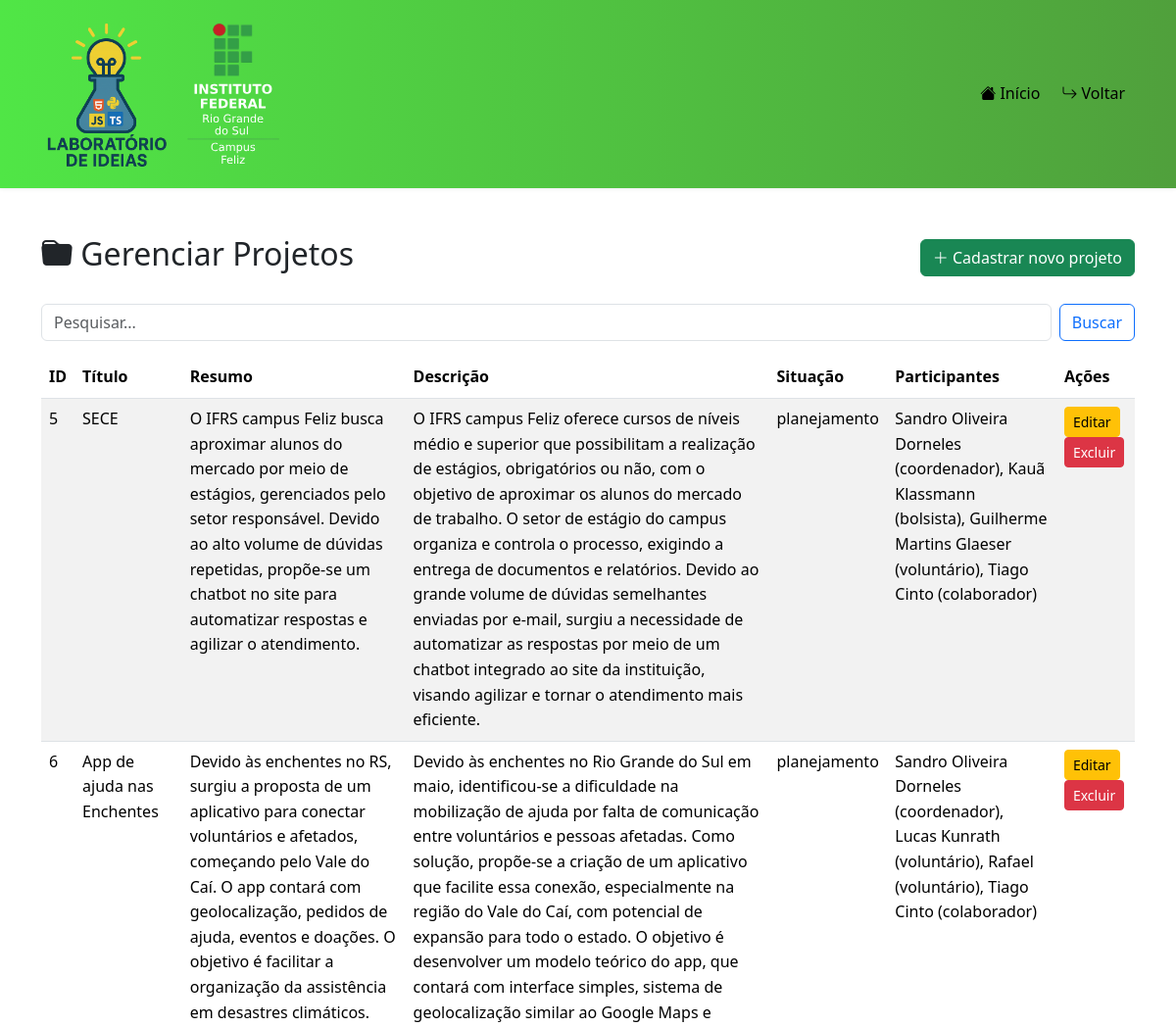
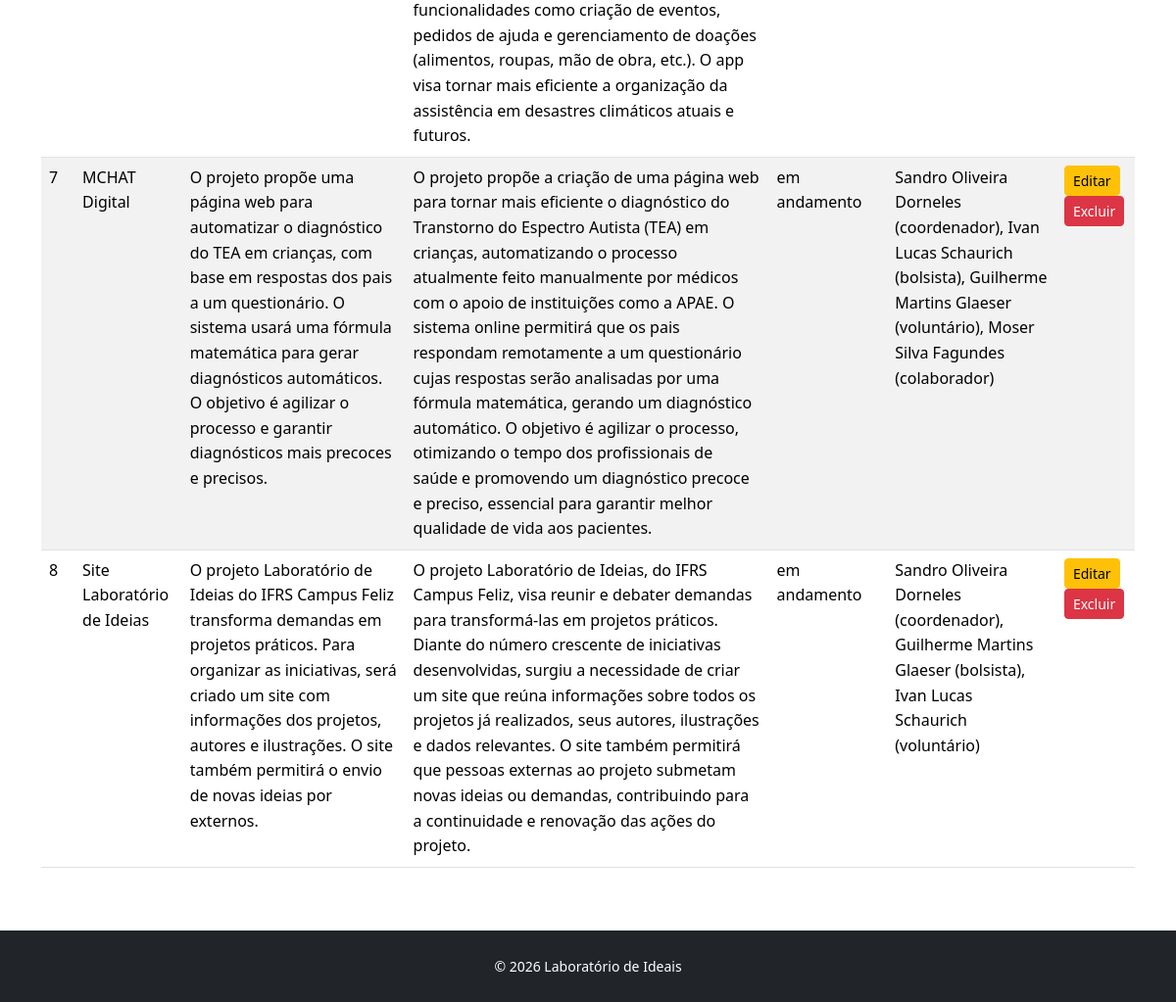
/dashboard_projetos.php, run on an earlier commit of the app's database (2 pictures, top to bottom).
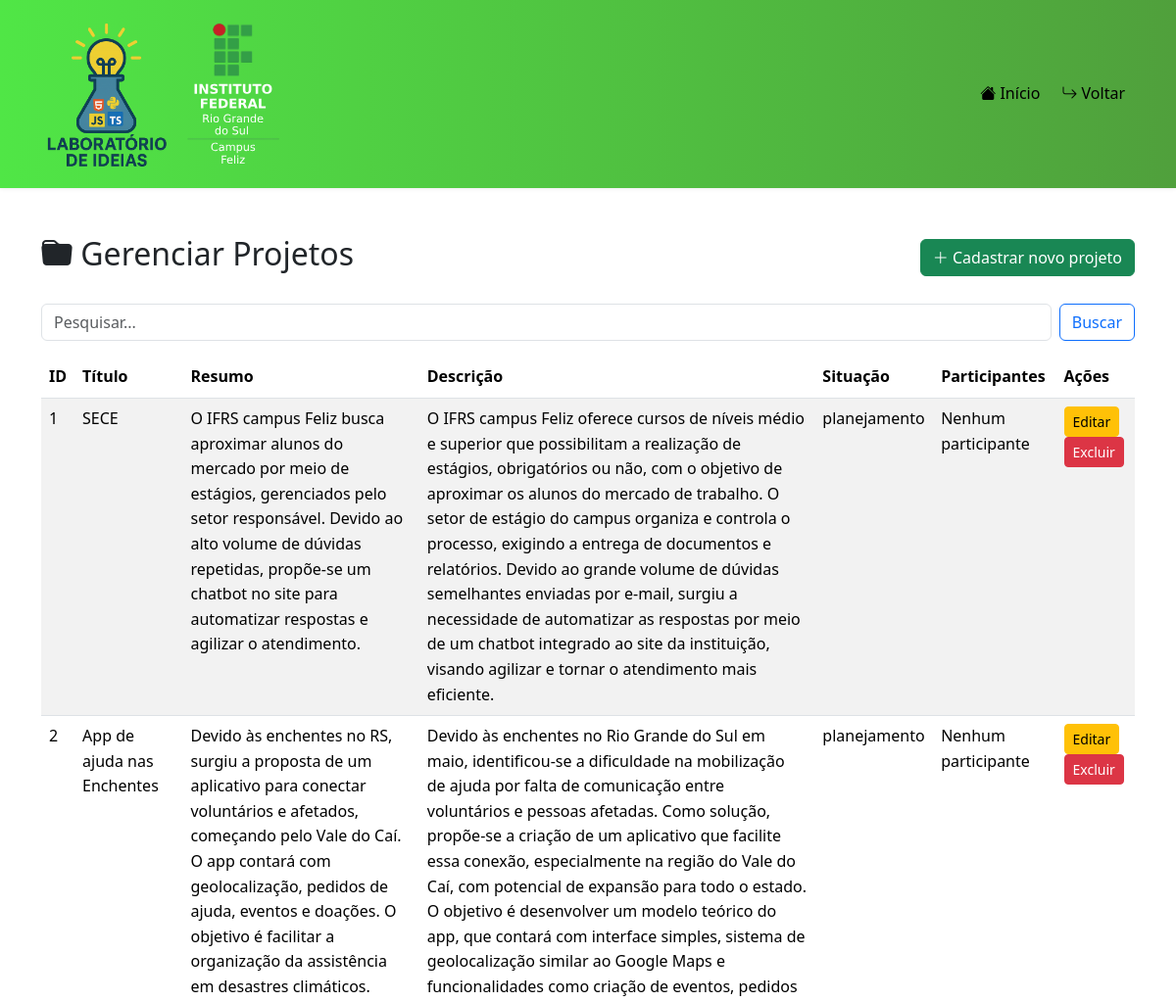
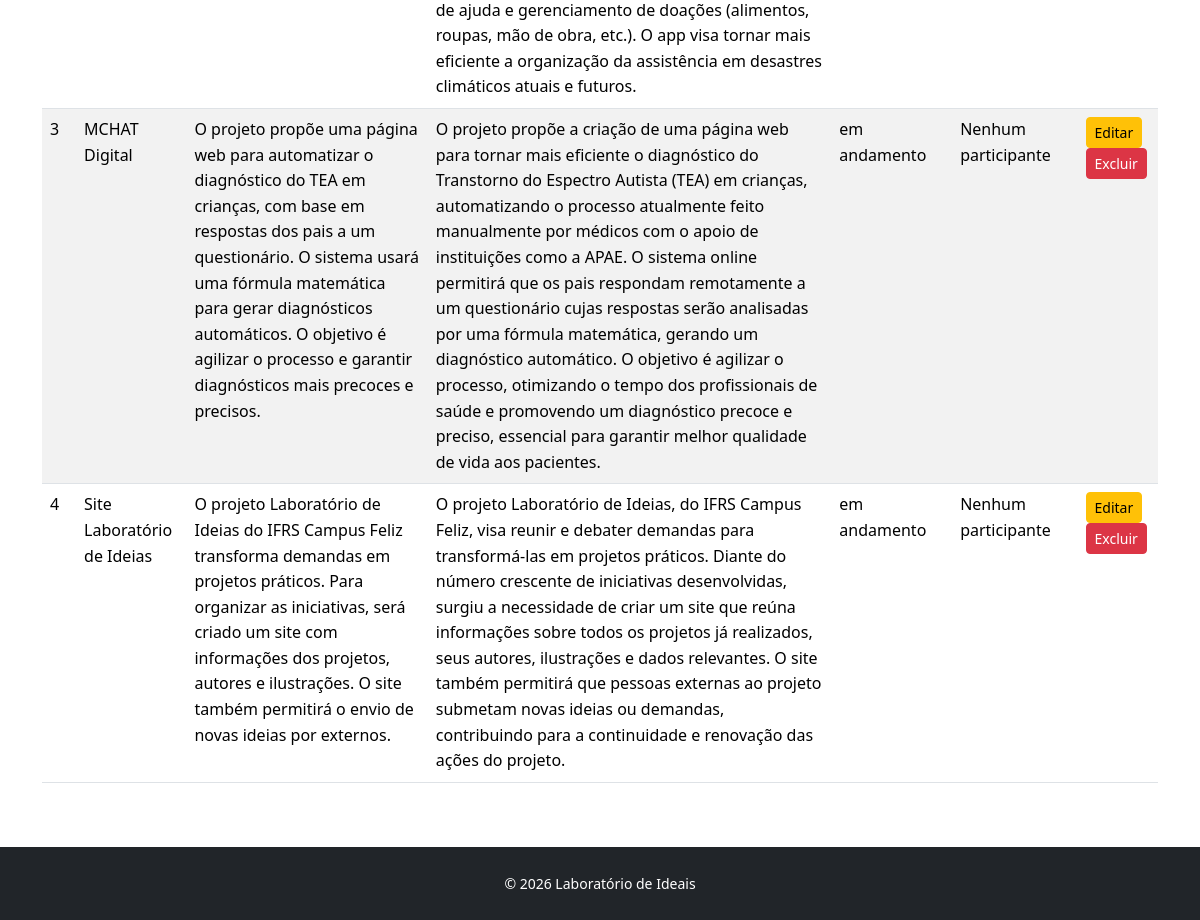
And on a later commit of the database (2 pictures, top to bottom).
### tables this page shows
CREATE TABLE `projetos` (
  `id` int(11) NOT NULL,
  `titulo` varchar(150) NOT NULL,
  `resumo` text NOT NULL,
  `descricao` text NOT NULL,
  `situacao` enum('planejamento','em andamento','concluído') NOT NULL DEFAULT 'planejamento',
  `periodo_situacao` int(11) NOT NULL
);

### dashboard_projetos.php (the view, shortened to what this page needs)
<?php
require_once 'db.php';
$search = isset($_GET['search']) ? $conn->real_escape_string($_GET['search']) : '';
$sql = "SELECT * FROM projetos";
$result = $conn->query($sql);
?>
<!DOCTYPE html>
<html lang="pt-br">
<head>
  <link href="https://cdn.jsdelivr.net/npm/bootstrap@5.3.5/dist/css/bootstrap.min.css" rel="stylesheet">
  <link href="assets/css/style.css" rel="stylesheet">
  <link rel="stylesheet" href="https://cdn.jsdelivr.net/npm/bootstrap-icons@1.13.1/font/bootstrap-icons.min.css">
</head>
<body>
  <nav class="navbar navbar-expand-lg navbar-light bg-light">
    <div class="container">
      <a class="navbar-brand" href="#"><img src="assets/img/logo.png" alt="Logo Lab Ideias" height="80"></a>
      <a class="navbar-brand" href="#"><img src="assets/img/ifrs-logo.svg" alt="Logo IFRS" height="80"></a>
      <div class="collapse navbar-collapse" id="nav-actions">
        <ul class="navbar-nav ms-auto">
          <li class="nav-item">
            <button id="indexNavButton" onclick="window.location.href='index.php'">
              <i class="bi bi-house-fill"></i> Início
            </button>
          </li>
          <li class="nav-item">
            <button id="indexNavButton" onclick="window.location.href='dashboard.php'">
              <i class="bi bi-arrow-return-right"></i> Voltar
            </button>
          </li>
        </ul>
      </div>
    </div>
  </nav>
  <main class="container py-5">
    <div class="text-center d-flex justify-content-between align-items-center mb-4">
      <h2><i class="bi bi-folder-fill"></i> Gerenciar Projetos</h2>
      <a href="cadastro_projetos.php" class="btn btn-success"><i class="bi bi-plus-lg"></i> Cadastrar novo projeto</a>
    </div>
    <form class="d-flex mb-3" method="get">
      <input class="form-control me-2" type="search" name="search"
             value="<?php echo htmlspecialchars($search); ?>" placeholder="Pesquisar...">
      <button class="btn btn-outline-primary" type="submit">Buscar</button>
    </form>
    <table class="table table-striped">
      <thead>
        <tr>
          <th>ID</th>
          <th>Título</th>
          <th>Resumo</th>
          <th>Descrição</th>
          <th>Situação</th>
          <th>Participantes</th>
          <th>Ações</th>
        </tr>
      </thead>
      <tbody>
        <?php while ($row = $result->fetch_assoc()): ?>
          <tr>
            <td><?= $row['id'] ?></td>
            <td><?= htmlspecialchars($row['titulo']) ?></td>
            <td><?= htmlspecialchars($row['resumo']) ?></td>
            <td><?= htmlspecialchars($row['descricao']) ?></td>
            <td><?= htmlspecialchars($row['situacao']) ?></td>
            <td>
              <?php
                $id_projeto = $row['id'];
                $participants = $conn->query("SELECT nome_completo, tipo FROM participantes WHERE id_projeto = $id_projeto");
                if ($participants && $participants->num_rows > 0) {
                    $lista = [];
                    while ($p = $participants->fetch_assoc()) {
                        $lista[] = htmlspecialchars($p['nome_completo']) . " (" . htmlspecialchars($p['tipo']) . ")";
                    }
                    echo implode(", ", $lista);
                } else {
                    echo "Nenhum participante";
                }
              ?>
            </td>
            <td>
              <a href="edit_projeto.php?id=<?= $row['id'] ?>" class="btn btn-sm btn-warning">Editar</a>
              <form method="post" class="d-inline delete-form">
                <button type="submit" class="btn btn-sm btn-danger" onclick="return confirm('Excluir projeto?');">
                  Excluir
                </button>
              </form>
            </td>
          </tr>
        <?php endwhile; ?>
      </tbody>
    </table>
  </main>
  <?php include 'footer.php'; ?>
</body>
</html>

What changed in the data, as far as the page shows it:
removed projetos: id "5", titulo "SECE", resumo "O IFRS campus Feliz busca aproximar alunos do mercado por meio de estágios, gerenciados pelo setor responsável. Devido ao alto volume de dúvidas repetidas, propõe-se um chatbot no site para automatizar respostas e agilizar o atendimento.", descricao "O IFRS campus Feliz oferece cursos de níveis médio e superior que possibilitam a realização de estágios, obrigatórios ou não, com o objetivo de aproximar os alunos do mercado de trabalho. O setor de estágio do campus organiza e controla o processo, exigindo a entrega de documentos e relatórios. Devido ao grande volume de dúvidas semelhantes enviadas por e-mail, surgiu a necessidade de automatizar as respostas por meio de um chatbot integrado ao site da instituição, visando agilizar e tornar o atendimento mais eficiente.", situacao "planejamento", lista "Sandro Oliveira Dorneles (coordenador), Kauã Klassmann (bolsista), Guilherme Martins Glaeser (voluntário), Tiago Cinto (colaborador)"
removed projetos: id "6", titulo "App de ajuda nas Enchentes", resumo "Devido às enchentes no RS, surgiu a proposta de um aplicativo para conectar voluntários e afetados, começando pelo Vale do Caí. O app contará com geolocalização, pedidos de ajuda, eventos e doações. O objetivo é facilitar a organização da assistência em desastres climáticos.", descricao "Devido às enchentes no Rio Grande do Sul em maio, identificou-se a dificuldade na mobilização de ajuda por falta de comunicação entre voluntários e pessoas afetadas. Como solução, propõe-se a criação de um aplicativo que facilite essa conexão, especialmente na região do Vale do Caí, com potencial de expansão para todo o estado. O objetivo é desenvolver um modelo teórico do app, que contará com interface simples, sistema de geolocalização similar ao Google Maps e funcionalidades como criação de eventos, pedidos de ajuda e gerenciamento de doações (alimentos, roupas, mão de obra, etc.). O app visa tornar mais eficiente a organização da assistência em desastres climáticos atuais e futuros.", situacao "planejamento", lista "Sandro Oliveira Dorneles (coordenador), Lucas Kunrath (voluntário), Rafael (voluntário), Tiago Cinto (colaborador)"
removed projetos: id "7", titulo "MCHAT Digital", resumo "O projeto propõe uma página web para automatizar o diagnóstico do TEA em crianças, com base em respostas dos pais a um questionário. O sistema usará uma fórmula matemática para gerar diagnósticos automáticos. O objetivo é agilizar o processo e garantir diagnósticos mais precoces e precisos.", descricao "O projeto propõe a criação de uma página web para tornar mais eficiente o diagnóstico do Transtorno do Espectro Autista (TEA) em crianças, automatizando o processo atualmente feito manualmente por médicos com o apoio de instituições como a APAE. O sistema online permitirá que os pais respondam remotamente a um questionário cujas respostas serão analisadas por uma fórmula matemática, gerando um diagnóstico automático. O objetivo é agilizar o processo, otimizando o tempo dos profissionais de saúde e promovendo um diagnóstico precoce e preciso, essencial para garantir melhor qualidade de vida aos pacientes.", situacao "em andamento", lista "Sandro Oliveira Dorneles (coordenador), Ivan Lucas Schaurich (bolsista), Guilherme Martins Glaeser (voluntário), Moser Silva Fagundes (colaborador)"
removed projetos: id "8", titulo "Site Laboratório de Ideias", resumo "O projeto Laboratório de Ideias do IFRS Campus Feliz transforma demandas em projetos práticos. Para organizar as iniciativas, será criado um site com informações dos projetos, autores e ilustrações. O site também permitirá o envio de novas ideias por externos.", descricao "O projeto Laboratório de Ideias, do IFRS Campus Feliz, visa reunir e debater demandas para transformá-las em projetos práticos. Diante do número crescente de iniciativas desenvolvidas, surgiu a necessidade de criar um site que reúna informações sobre todos os projetos já realizados, seus autores, ilustrações e dados relevantes. O site também permitirá que pessoas externas ao projeto submetam novas ideias ou demandas, contribuindo para a continuidade e renovação das ações do projeto.", situacao "em andamento", lista "Sandro Oliveira Dorneles (coordenador), Guilherme Martins Glaeser (bolsista), Ivan Lucas Schaurich (voluntário)"
added projetos: id "1", titulo "SECE", resumo "O IFRS campus Feliz busca aproximar alunos do mercado por meio de estágios, gerenciados pelo setor responsável. Devido ao alto volume de dúvidas repetidas, propõe-se um chatbot no site para automatizar respostas e agilizar o atendimento.", descricao "O IFRS campus Feliz oferece cursos de níveis médio e superior que possibilitam a realização de estágios, obrigatórios ou não, com o objetivo de aproximar os alunos do mercado de trabalho. O setor de estágio do campus organiza e controla o processo, exigindo a entrega de documentos e relatórios. Devido ao grande volume de dúvidas semelhantes enviadas por e-mail, surgiu a necessidade de automatizar as respostas por meio de um chatbot integrado ao site da instituição, visando agilizar e tornar o atendimento mais eficiente.", situacao "planejamento", shows "Nenhum participante"
added projetos: id "2", titulo "App de ajuda nas Enchentes", resumo "Devido às enchentes no RS, surgiu a proposta de um aplicativo para conectar voluntários e afetados, começando pelo Vale do Caí. O app contará com geolocalização, pedidos de ajuda, eventos e doações. O objetivo é facilitar a organização da assistência em desastres climáticos.", descricao "Devido às enchentes no Rio Grande do Sul em maio, identificou-se a dificuldade na mobilização de ajuda por falta de comunicação entre voluntários e pessoas afetadas. Como solução, propõe-se a criação de um aplicativo que facilite essa conexão, especialmente na região do Vale do Caí, com potencial de expansão para todo o estado. O objetivo é desenvolver um modelo teórico do app, que contará com interface simples, sistema de geolocalização similar ao Google Maps e funcionalidades como criação de eventos, pedidos de ajuda e gerenciamento de doações (alimentos, roupas, mão de obra, etc.). O app visa tornar mais eficiente a organização da assistência em desastres climáticos atuais e futuros.", situacao "planejamento", shows "Nenhum participante"
added projetos: id "3", titulo "MCHAT Digital", resumo "O projeto propõe uma página web para automatizar o diagnóstico do TEA em crianças, com base em respostas dos pais a um questionário. O sistema usará uma fórmula matemática para gerar diagnósticos automáticos. O objetivo é agilizar o processo e garantir diagnósticos mais precoces e precisos.", descricao "O projeto propõe a criação de uma página web para tornar mais eficiente o diagnóstico do Transtorno do Espectro Autista (TEA) em crianças, automatizando o processo atualmente feito manualmente por médicos com o apoio de instituições como a APAE. O sistema online permitirá que os pais respondam remotamente a um questionário cujas respostas serão analisadas por uma fórmula matemática, gerando um diagnóstico automático. O objetivo é agilizar o processo, otimizando o tempo dos profissionais de saúde e promovendo um diagnóstico precoce e preciso, essencial para garantir melhor qualidade de vida aos pacientes.", situacao "em andamento", shows "Nenhum participante"
added projetos: id "4", titulo "Site Laboratório de Ideias", resumo "O projeto Laboratório de Ideias do IFRS Campus Feliz transforma demandas em projetos práticos. Para organizar as iniciativas, será criado um site com informações dos projetos, autores e ilustrações. O site também permitirá o envio de novas ideias por externos.", descricao "O projeto Laboratório de Ideias, do IFRS Campus Feliz, visa reunir e debater demandas para transformá-las em projetos práticos. Diante do número crescente de iniciativas desenvolvidas, surgiu a necessidade de criar um site que reúna informações sobre todos os projetos já realizados, seus autores, ilustrações e dados relevantes. O site também permitirá que pessoas externas ao projeto submetam novas ideias ou demandas, contribuindo para a continuidade e renovação das ações do projeto.", situacao "em andamento", shows "Nenhum participante"
